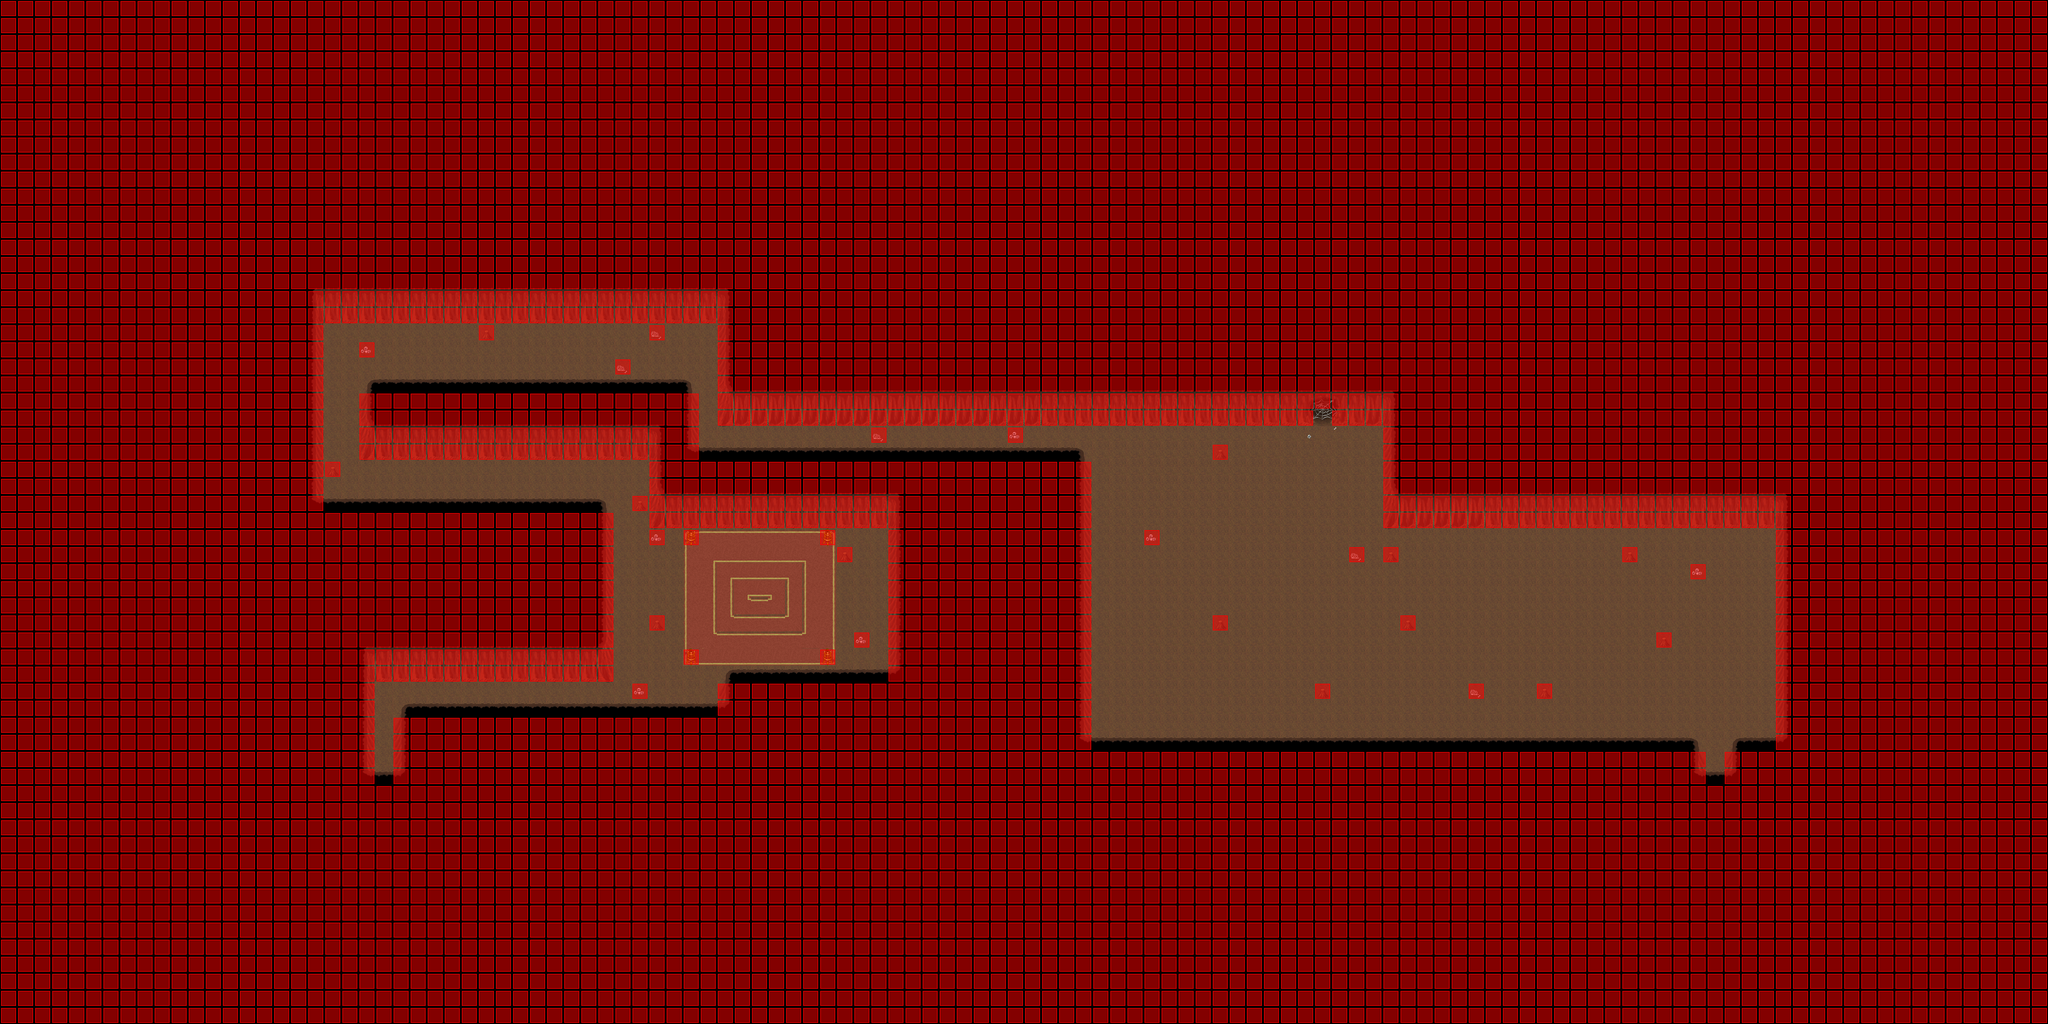

Rendered tile map (Tiled .tmx) drawn with the repository's tilesets; below, a short description and the map source with its tile grids summarised:
An orthogonal 120x60 tile map with 32x32 px tiles, 4 tile layers (Ground, Fringe, Over, Collision), 3 tilesets and 4 objects (4x PARTICLE_EFFECT).

<map version="1.0" orientation="orthogonal" width="120" height="60" tilewidth="32" tileheight="32">
 <properties>
  <property name="music" value="finalman_and_yakslem-cavesong.ogg" />
  <property name="name" value="100-11" />
  <property name="overlay0image" value="graphics/images/ambient/spotlight.png" />
  <property name="overlay0keepratio" value="true" />
 </properties>
 <tileset firstgid="1" name="cave" tilewidth="32" tileheight="32">
  <image source="../graphics/tiles/cave.png" width="512" height="256" />
 </tileset>
 <tileset firstgid="129" name="cave_bilevel" tilewidth="32" tileheight="32">
  <image source="../graphics/tiles/cave_bilevel.png" width="512" height="512" />
 </tileset>
 <tileset firstgid="385" name="collision" tilewidth="32" tileheight="32">
  <image source="../graphics/tiles/collision.png" width="64" height="32" />
 </tileset>
 <layer name="Ground" width="120" height="60">
  <data>[7200 cells, 7200 non-empty, 15 distinct tile ids]</data>
 </layer>
 <layer name="Fringe" width="120" height="60">
  <data>[7200 cells, 576 non-empty, 37 distinct tile ids]</data>
 </layer>
 <layer name="Over" width="120" height="60">
  <data>[7200 cells, 332 non-empty, 8 distinct tile ids]</data>
 </layer>
 <layer name="Collision" width="120" height="60">
  <data>[7200 cells, 6472 non-empty, 2 distinct tile ids]</data>
 </layer>
 <objectgroup name="Objektebene 1" width="120" height="60">
  <object name="graphics/particles/flame.particle.xml" type="PARTICLE_EFFECT" x="1537" y="1024" width="30" height="30" />
  <object name="graphics/particles/flame.particle.xml" type="PARTICLE_EFFECT" x="1282" y="1025" width="30" height="30" />
  <object name="graphics/particles/flame.particle.xml" type="PARTICLE_EFFECT" x="1539" y="1250" width="30" height="30" />
  <object name="graphics/particles/flame.particle.xml" type="PARTICLE_EFFECT" x="1282" y="1249" width="30" height="30" />
 </objectgroup>
</map>
